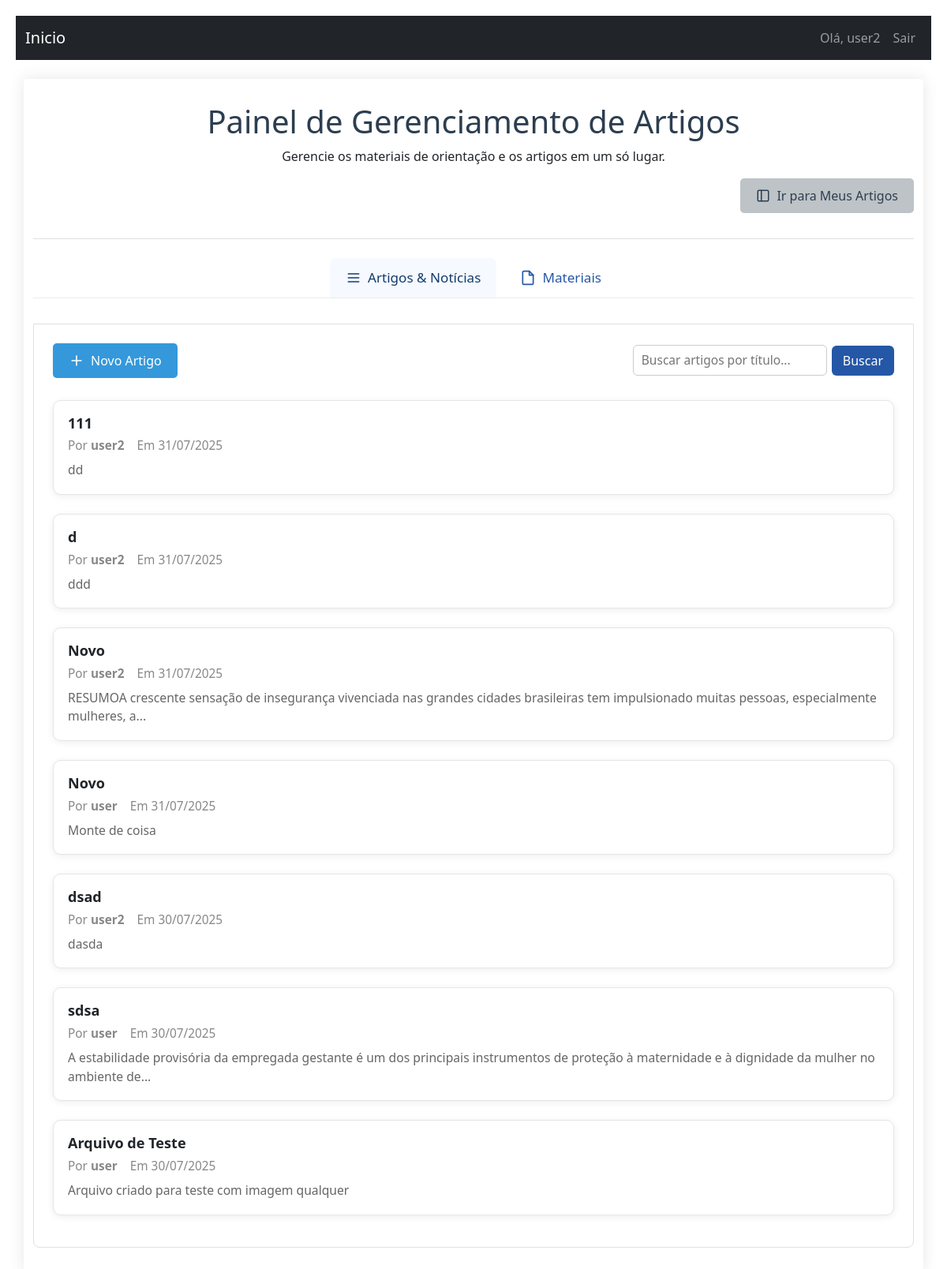
Page /gerenciador (signed in) on the committed database.
### models.py (models this page shows, shortened)
class User(UserMixin, db.Model):
    id = db.Column(db.Integer, primary_key=True)
    username = db.Column(db.String(64), index=True, unique=True)
    email = db.Column(db.String(120), index=True, unique=True)
    password_hash = db.Column(db.String(128))
    is_admin = db.Column(db.Boolean, default=False)
    tickets = db.relationship('Ticket', backref='author', lazy='dynamic', cascade="all, delete-orphan")
    comments = db.relationship('Comment', backref='author', lazy='dynamic', cascade="all, delete-orphan")
    attachments = db.relationship('Attachment', backref='author', lazy='dynamic')
    appointments = db.relationship('Appointment', backref='user', lazy='dynamic', cascade="all, delete-orphan")
    advogados = db.relationship('Advogado', backref='owner_user', lazy='dynamic', cascade="all, delete-orphan")

class Artigo(db.Model):
    id = db.Column(db.Integer, primary_key=True)
    titulo = db.Column(db.String(200), nullable=False)
    conteudo = db.Column(db.Text, nullable=False)
    criado_em = db.Column(db.DateTime, default=datetime.utcnow)
    user_id = db.Column(db.Integer, db.ForeignKey('user.id'), nullable=False)
    imagem_capa = db.Column(db.String(255))
    autor = db.relationship('User', backref='artigos')
    anexos = db.relationship('Arquivo', backref='artigo', lazy='dynamic', cascade="all, delete-orphan")
    comentarios = db.relationship('Comentario', backref='artigo', lazy='dynamic', cascade="all, delete-orphan")

### views.py (the view)
@main_bp.route('/gerenciador')
@login_required # Adicione autenticação
def painel_gerenciador():
    arquivos = Arquivo.query.order_by(Arquivo.id.desc()).all()
    artigos = Artigo.query.order_by(Artigo.criado_em.desc()).all()
    return render_template(
        'gerenciador.html',
        arquivos=arquivos,
        artigos=artigos,
        usuario_admin=current_user.is_admin
    )

### templates/gerenciador.html (shortened to what this page needs)
{% extends "base_m.html" %}
{% block styles %}
    {{ super() }}
    <link rel="stylesheet" href="{{ url_for('static', filename='css/gerenciador.css') }}">
{% endblock %}
{% block content %}
<main class="management-container">
    <header class="main-header">
        <h1>Painel de Gerenciamento de Artigos</h1>
        <p>Gerencie os materiais de orientação e os artigos em um só lugar.</p>
        <div class="redirect-artigos-btn">
            <a href="{{ url_for('main.listar_artigos') }}" class="btn btn-secondary">
                <svg xmlns="http://www.w3.org/2000/svg" width="18" height="18" viewBox="0 0 24 24" fill="none"
                     stroke="currentColor" stroke-width="2" stroke-linecap="round" stroke-linejoin="round">
                    <rect x="3" y="3" width="18" height="18" rx="2" ry="2"></rect>
                    <path d="M9 3v18"></path>
                </svg>
                <span>Ir para Meus Artigos</span>
            </a>
        </div>
    </header>
    <nav class="tab-nav" role="tablist" aria-label="Navegação do Painel">
        <button class="tab-button active" data-tab="articles" aria-selected="true" aria-controls="tab-articles" id="tabbtn-articles" role="tab">
            <svg xmlns="http://www.w3.org/2000/svg" width="20" height="20" viewBox="0 0 24 24" fill="none" stroke="currentColor" stroke-width="2" stroke-linecap="round" stroke-linejoin="round"><path d="M4 6h16M4 12h16M4 18h16"></path></svg>
            <span>Artigos & Notícias</span>
        </button>
        <button class="tab-button" data-tab="files" aria-selected="false" aria-controls="tab-files" id="tabbtn-files" role="tab">
            <svg xmlns="http://www.w3.org/2000/svg" width="20" height="20" viewBox="0 0 24 24" fill="none" stroke="currentColor" stroke-width="2" stroke-linecap="round" stroke-linejoin="round"><path d="M14 2H6a2 2 0 0 0-2 2v16a2 2 0 0 0 2 2h12a2 2 0 0 0 2-2V8z"></path><polyline points="14 2 14 8 20 8"></polyline></svg>
            <span>Materiais</span>
        </button>
    </nav>
    <div class="tab-content-wrapper">
        <div id="tab-articles" class="tab-content active" role="tabpanel" aria-labelledby="tabbtn-articles">
            <div class="header-actions">
                 <a href="{{ url_for('main.criar_artigo') }}" class="btn btn-primary">
                    <svg xmlns="http://www.w3.org/2000/svg" width="20" height="20" viewBox="0 0 24 24" fill="none" stroke="currentColor" stroke-width="2" stroke-linecap="round" stroke-linejoin="round"><line x1="12" y1="5" x2="12" y2="19"></line><line x1="5" y1="12" x2="19" y2="12"></line></svg>
                    <span>Novo Artigo</span>
                </a>
                <div class="search-bar">
                    <input type="search" placeholder="Buscar artigos por título..." aria-label="Buscar artigos por título" id="search-artigos-input">
                    <button class="btn" aria-label="Buscar" id="search-artigos-btn">Buscar</button>
                </div>
            </div>
            <section class="articles-grid" id="articles-grid">
                {% if artigos and artigos|length > 0 %}
                    {% for artigo in artigos %}
                        <a href="{{ url_for('main.visualizar_artigo', artigo_id=artigo.id) }}" class="article-link"
                           style="text-decoration: none; color: inherit;">
                            <div class="article-card">
                                <div class="article-content">
                                    <h3 class="article-title">{{ artigo.titulo }}</h3>
                                    <div class="article-meta">
                                        <span>Por <strong>{{ artigo.autor.username }}</strong></span>
                                        <span>Em {{ artigo.criado_em.strftime('%d/%m/%Y') }}</span>
                                    </div>
                                    <p class="article-snippet">{{ artigo.conteudo|striptags|truncate(150) }}</p>
                                </div>
                            </div>
                        </a>
                    {% endfor %}
                {% else %}
                    <div class="empty-state">
                        <img src="{{ url_for('static', filename='img/empty-docs.svg') }}" alt="Nenhum conteúdo">
                        <p>Nenhum artigo publicado ainda.</p>
                        <a href="{{ url_for('main.criar_artigo') }}" class="btn btn-primary mt-2">Criar novo artigo</a>
                    </div>
                {% endif %}
            </section>
        </div>
    </div>
</main>
{% endblock %}

### templates/base_m.html (shortened to what this page needs)
<!DOCTYPE html>
<html lang="pt-BR">
<head>
    {% block styles %}
        <link rel="stylesheet" href="https://cdn.jsdelivr.net/npm/bootstrap-icons@1.8.0/font/bootstrap-icons.css">
        <link rel="stylesheet" href="{{ url_for('static', filename='css/style.css') }}">
        <link href="https://cdn.jsdelivr.net/npm/bootstrap@5.3.0/dist/css/bootstrap.min.css" rel="stylesheet">
    {% endblock %}
</head>
<body>
    <nav class="navbar navbar-expand-lg navbar-dark bg-dark">
        <div class="container-fluid">
            <a class="navbar-brand" href="{{ url_for('main.index') }}">Inicio</a>
            <div class="collapse navbar-collapse" id="navbarNav">
                <ul class="navbar-nav ms-auto">
                    {% if current_user.is_authenticated %}
                    <li class="nav-item">
                        <span class="nav-link">Olá, {{ current_user.username }}</span>
                    </li>
                    <li class="nav-item">
                        <a class="nav-link" href="{{ url_for('auth.logout') }}">Sair</a>
                    </li>
                    {% else %}
                    <li class="nav-item">
                        <a class="nav-link" href="{{ url_for('auth.login') }}">Login</a>
                    </li>
                    {% endif %}
                </ul>
            </div>
        </div>
    </nav>
    <div class="container mt-4">
        {% block content %}{% endblock %}
    </div>
</body>
</html>

### static/css/style.css (style rules this page uses)
:root { --primary-color: #2c3e50; --secondary-color: #3498db; --accent-color: #e74c3c; --light-color: #ecf0f1; --dark-color: #2c3e50; --success-color: #27ae60; --error-color: #e74c3c; --border-radius: 4px; }
* { box-sizing: border-box; margin: 0; padding: 0; }
body { font-family: 'Roboto', sans-serif; line-height: 1.6; color: #333; background-color: #f5f5f5; padding: 20px; }
.container { max-width: 800px; margin: 0 auto; background: white; padding: 30px; border-radius: var(--border-radius); box-shadow: 0 0 20px rgba(0, 0, 0, 0.1); }
.btn { padding: 10px 20px; border: none; border-radius: var(--border-radius); font-size: 16px; cursor: pointer; transition: background-color 0.3s; }
.btn-primary { background-color: var(--secondary-color); color: white; }
.btn-secondary { background-color: #95a5a6; color: white; }

### static/css/gerenciador.css (style rules this page uses)
.management-container { max-width: 1200px; }
.main-header { text-align: center; margin-bottom: 24px; padding-bottom: 24px; border-bottom: 1px solid #e0e0e0; }
.main-header h1 { font-size: 2.5rem; color: #2c3e50; }
.redirect-artigos-btn { display: flex; justify-content: flex-end; margin-top: 6px; margin-bottom: 8px; }
.tab-nav { display: flex; justify-content: center; gap: 10px; margin-bottom: 32px; border-bottom: 1px solid #ececec; }
.tab-button { background: none; border: none; padding: 12px 20px; font-size: 1.07em; font-weight: 500; color: #2557a7; border-radius: 7px 7px 0 0; transition: background 0.18s, color 0.18s; outline: none; cursor: pointer; display: flex; align-items: center; gap: 8px; }
.tab-button.active, .tab-button:focus { background: #f6f9ff; color: #113d6d; }
.tab-content-wrapper { background: #ffffff; padding: 24px; border: 1px solid #e0e0e0; border-radius: 0 0 8px 8px; }
.tab-content { display: none; animation: fadeIn 0.5s; }
.tab-content.active { display: block; }
.header-actions { display: flex; align-items: center; justify-content: space-between; margin-bottom: 12px; gap: 10px; }
.search-bar { display: flex; align-items: center; gap: 6px; }
.search-bar input[type="search"] { padding: 7px 10px; border-radius: 6px; border: 1px solid #ccc; font-size: 0.97em; }
.search-bar button { padding: 7px 14px; border-radius: 6px; border: none; background: #2557a7; color: #fff; font-weight: 500; transition: background 0.18s; }
.articles-grid, .repository-grid { display: flex; flex-direction: column; gap: 24px; width: 100%; padding: 16px 0; }
.article-card, .file-card { width: 100%; min-width: 0; max-width: 100%; box-sizing: border-box; background: #fff; border: 1px solid #e5e5e5; border-radius: 10px; box-shadow: 0 2px 10px rgba(0,0,0,0.07); margin-bottom: 0; padding: 0; overflow: hidden; display: flex; flex-direction: column; }
.article-content, .file-info { padding: 18px 18px 8px 18px; flex: 1 1 auto; }
.article-title, .file-name { font-size: 1.13rem; font-weight: bold; margin-bottom: 6px; margin-top: 0; }
.article-meta { margin-bottom: 8px; color: #888; font-size: 0.96rem; display: flex; gap: 16px; }
.article-snippet, .file-description { margin: 0 0 10px 0; color: #666; font-size: 0.98rem; }
.article-link { display: block; text-decoration: none; color: inherit; }
.btn { padding: 10px 20px; border: none; border-radius: 5px; cursor: pointer; text-decoration: none; font-size: 1rem; display: inline-flex; align-items: center; gap: 8px; transition: background 0.2s; }
.btn-primary { background-color: #3498db; color: white; }
.btn-secondary { background-color: #bdc3c7; color: #2c3e50; }

### rows in the picture
User: username "user2"
Artigo: titulo "111", autor.username "user2", criado_em "31/07/2025", conteudo "dd"
Artigo: titulo "d", autor.username "user2", criado_em "31/07/2025", conteudo "ddd"
Artigo: titulo "Novo", autor.username "user2", criado_em "31/07/2025", conteudo "RESUMOA crescente sensação de insegurança vivenciada nas grandes cidades brasileiras tem impulsionado muitas pessoas, especialmente mulheres, a..."
Artigo: titulo "Novo", autor.username "user", criado_em "31/07/2025", conteudo "Monte de coisa"
Artigo: titulo "dsad", autor.username "user2", criado_em "30/07/2025", conteudo "dasda"
Artigo: titulo "sdsa", autor.username "user", criado_em "30/07/2025", conteudo "A estabilidade provisória da empregada gestante é um dos principais instrumentos de proteção à maternidade e à dignidade da mulher no ambiente de..."
Artigo: titulo "Arquivo de Teste", autor.username "user", criado_em "30/07/2025", conteudo "Arquivo criado para teste com imagem qualquer"
